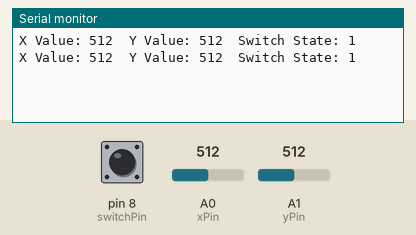
Simulated run of this sketch. Board: Arduino Uno, built with avr-gcc and run on an emulated ATmega328P. Parts: the last lines printed to the serial monitor. Inputs (shaded band) come from the test bench; at power-on: A0 (xPin) = 512, A1 (yPin) = 512, pin 8 (switchPin) HIGH.

Above: at 1.3 s.
1.4 s: A0 (xPin) set to 716
At 1.9 s:
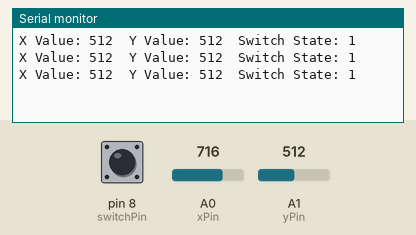
2.9 s: A1 (yPin) set to 716
At 3.4 s:
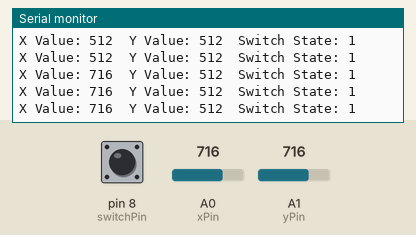
4.4 s: pin 8 (switchPin) pulled LOW for 0.6 s
At 5.4 s:
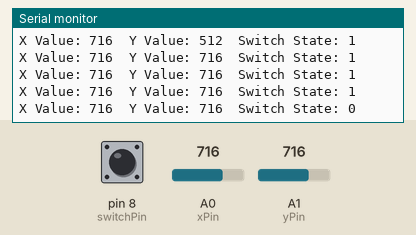
6.5 s: A0 (xPin) set to 900
At 6.9 s:
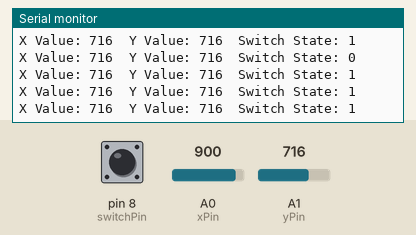
8.0 s: pin 8 (switchPin) pulled LOW for 1 s
At 8.8 s:
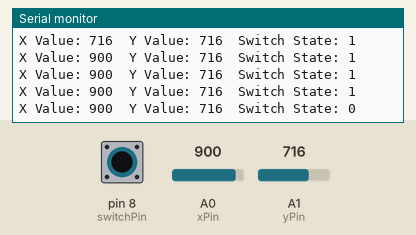
10.5 s: A1 (yPin) set to 900
At 10.9 s:
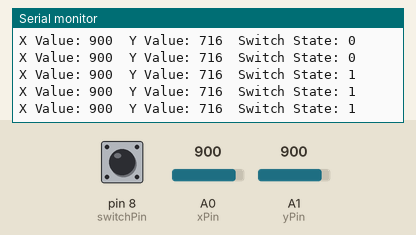
Timing chart, 0 to 13.0 s (numbered marks = the images above; inputs shaded):
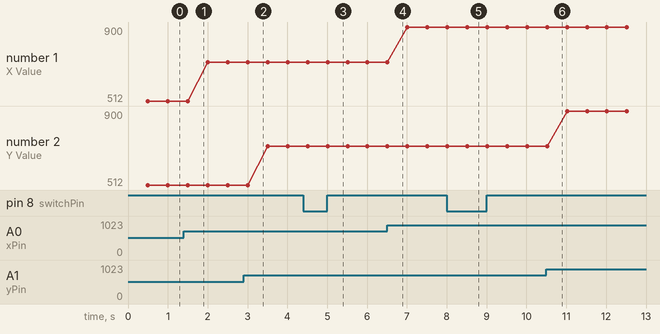

Measured:
- after the input at 4.4 s, the serial monitor: prints a new line after 0.61 s (image 3)
- after the input at 8.0 s, the serial monitor: prints a new line after 0.51 s (image 5)
- plotted number 1: 512 → 716 after the input at 1.4 s, 716 → 900 after the input at 6.5 s

The sketch:

First_JoyStick.ino
```cpp
int xPin = A0;
int yPin = A1;
int switchPin = 8; //B on Joystick (Stands for Button?)

int xVal;
int yVal;
int switchVal;

void setup() {
  // put your setup code here, to run once:
Serial.begin(9600);
pinMode(xPin, INPUT);
pinMode(yPin, INPUT);
pinMode(switchPin, INPUT); //do a digital read to read a 1 or 0 from this
digitalWrite(switchPin, HIGH);


}

void loop() {
  // put your main code here, to run repeatedly:
xVal = analogRead(xPin); //Analog reads read a value from 0 to 1023
yVal = analogRead(yPin);
switchVal = digitalRead(switchPin); //digital Read reads a value that is either 0 or 1

delay(500);

Serial.print("X Value: ");
Serial.print(xVal);
Serial.print("  Y Value: ");
Serial.print(yVal);
Serial.print("  Switch State: ");
Serial.println(switchVal);


}
```
